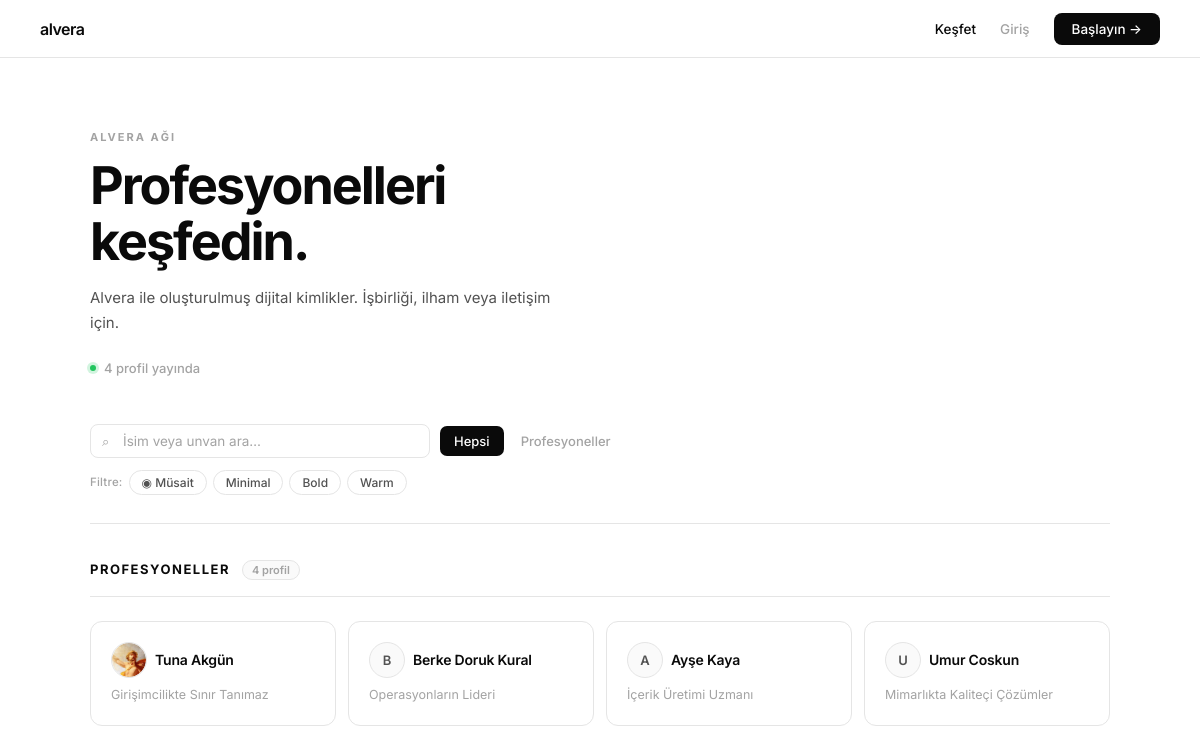
The app's page /discover with its own data.
### models.py (models this page shows, shortened)
class Site(db.Model):
    __tablename__ = 'sites'
    id              = db.Column(db.Integer, primary_key=True)
    user_id         = db.Column(db.Integer, db.ForeignKey('users.id'), unique=True, nullable=False)
    slug            = db.Column(db.String(120), unique=True, nullable=False, index=True)
    headline        = db.Column(db.String(200), nullable=True)
    tagline         = db.Column(db.String(300), nullable=True)
    bio_text        = db.Column(db.Text,        nullable=True)
    cta_text        = db.Column(db.String(100), nullable=True)
    skills_display  = db.Column(db.String(500), nullable=True)   # JSON liste
    vibe            = db.Column(db.String(50),  nullable=True)
    raw_generation  = db.Column(db.Text, nullable=True)
    avatar_file     = db.Column(db.String(255), nullable=True)   # static/uploads/{id}/avatar.*
    cover_file      = db.Column(db.String(255), nullable=True)   # static/uploads/{id}/cover.*
    is_published    = db.Column(db.Boolean, default=False, nullable=False)
    chosen_variant  = db.Column(db.String(1), nullable=True)     # 'a' | 'b'
    created_at      = db.Column(db.DateTime, default=lambda: datetime.now(timezone.utc))
    updated_at      = db.Column(db.DateTime,
                                default=lambda: datetime.now(timezone.utc),
                                onupdate=lambda: datetime.now(timezone.utc))

class User(UserMixin, db.Model):
    __tablename__ = 'users'
    id            = db.Column(db.Integer, primary_key=True)
    email         = db.Column(db.String(255), unique=True, nullable=False, index=True)
    password_hash = db.Column(db.String(255), nullable=False)
    full_name     = db.Column(db.String(120), nullable=True)
    is_active     = db.Column(db.Boolean, default=True,  nullable=False)
    has_paid      = db.Column(db.Boolean, default=False, nullable=False)
    package       = db.Column(db.String(1), default='1', nullable=False)
    is_available  = db.Column(db.Boolean, default=False, nullable=False)
    created_at    = db.Column(db.DateTime, default=lambda: datetime.now(timezone.utc))
    last_login_at = db.Column(db.DateTime, nullable=True)
    onboarding    = db.relationship('OnboardingData', backref='user', uselist=False)
    site          = db.relationship('Site', backref='owner', uselist=False)
    posts         = db.relationship('Post', backref='author', lazy='dynamic',
                                    foreign_keys='Post.user_id',
                                    order_by='Post.created_at.desc()')
    post_likes    = db.relationship('PostLike', backref='liker', lazy='dynamic',
                                    foreign_keys='PostLike.user_id')
    post_comments = db.relationship('PostComment', backref='commenter', lazy='dynamic',
                                    foreign_keys='PostComment.user_id')
    following     = db.relationship('Follow',
                                    foreign_keys='Follow.follower_id',
                                    backref=db.backref('follower_user', lazy='joined'),
                                    lazy='dynamic')
    followers     = db.relationship('Follow',
                                    foreign_keys='Follow.following_id',
                                    backref=db.backref('followed_user', lazy='joined'),
                                    lazy='dynamic')
    services      = db.relationship('Service',       backref='owner', lazy='dynamic',
                                    order_by='Service.order_index')
    portfolio     = db.relationship('PortfolioItem', backref='owner', lazy='dynamic',
                                    order_by='PortfolioItem.order_index')
    testimonials  = db.relationship('Testimonial',   backref='owner', lazy='dynamic',
                                    order_by='Testimonial.created_at.desc()')
    contact_msgs  = db.relationship('ContactMessage', backref='recipient', lazy='dynamic',
                                    order_by='ContactMessage.created_at.desc()')

### blueprints/main.py (the view)
@main_bp.route('/discover')
def discover():
    published_sites = (Site.query
                       .filter_by(is_published=True)
                       .join(User, Site.user_id == User.id)
                       .add_columns(User.package, User.full_name,
                                    User.is_available, User.id.label('uid'))
                       .all())
    brands    = []   # Paket 3
    profiles  = []   # Paket 1 & 2
    for row in published_sites:
        site, package, full_name, is_available, uid = (
            row.Site, row.package, row.full_name, row.is_available, row.uid
        )
        card = {
            'slug':        site.slug,
            'headline':    site.headline,
            'tagline':     site.tagline,
            'vibe':        site.vibe,
            'is_available': is_available,
            'full_name':   full_name or site.slug,
            'package':     package,
            'avatar_file': site.avatar_file,
            'cover_file':  site.cover_file,
        }
        if package == '3':
            brands.append(card)
        else:
            profiles.append(card)
    return render_template('discover.html',
                           brands=brands,
                           profiles=profiles,
                           total=len(brands) + len(profiles))

### templates/discover.html (shortened to what this page needs)
<!DOCTYPE html>
<html lang="tr">
<head>
</head>
<body>
<nav>
    <a href="{{ url_for('main.index') }}" class="nav-logo">alvera</a>
    <div class="nav-links">
        <a href="{{ url_for('main.discover') }}" class="nav-link active">Keşfet</a>
        {% if current_user.is_authenticated %}
        <a href="{{ url_for('feed.index') }}" class="nav-link" style="display:flex;align-items:center;gap:5px;">
            <span style="width:6px;height:6px;border-radius:50%;background:#16a34a;display:inline-block;"></span>
            Social
        </a>
        <a href="{{ url_for('site.dashboard') }}" class="nav-link">Paneliniz</a>
        {% else %}
        <a href="{{ url_for('auth.login') }}" class="nav-link">Giriş</a>
        <a href="{{ url_for('auth.register') }}" class="nav-cta">Başlayın →</a>
        {% endif %}
    </div>
</nav>
<section class="hero">
    <div class="hero-eyebrow">Alvera Ağı</div>
    <h1 class="hero-title">Profesyonelleri<br>keşfedin.</h1>
    <p class="hero-sub">Alvera ile oluşturulmuş dijital kimlikler. İşbirliği, ilham veya iletişim için.</p>
    {% if total > 0 %}
    <div class="hero-count">{{ total }} profil yayında</div>
    {% endif %}
</section>
<main class="content">
    <div class="filter-bar">
        <div class="filter-top-row">
            <div class="search-wrap">
                <span class="search-icon">⌕</span>
                <input type="text"
                       id="discoverSearch"
                       class="search-input"
                       placeholder="İsim veya unvan ara…"
                       oninput="applyFilters()"
                       autocomplete="off">
            </div>
            <div class="tab-row">
                <button class="tab-btn active" data-tab="all"      onclick="setTab(this)">Hepsi</button>
                {% if profiles %}
                <button class="tab-btn"         data-tab="profiles" onclick="setTab(this)">Profesyoneller</button>
                {% endif %}
            </div>
        </div>
        <div class="filter-chips-row">
            <span class="chips-label">Filtre:</span>
            <button class="chip" data-filter="available" onclick="toggleChip(this)">◉ Müsait</button>
            <button class="chip" data-filter="minimal"   onclick="toggleChip(this)">Minimal</button>
            <button class="chip" data-filter="bold"      onclick="toggleChip(this)">Bold</button>
            <button class="chip" data-filter="warm"      onclick="toggleChip(this)">Warm</button>
        </div>
    </div>
    {% if profiles %}
    <section class="profiles-section" id="profilesSection">
        <div class="section-header">
            <span class="section-title">Profesyoneller</span>
            <span class="section-badge">{{ profiles|length }} profil</span>
        </div>
        <div class="profile-grid">
            {% for card in profiles %}
            <a href="{{ url_for('main.profile', slug=card.slug) }}"
               class="profile-card"
               data-name="{{ (card.full_name or card.slug)|lower }}"
               data-title="{{ (card.headline or '')|lower }}"
               data-vibe="{{ card.vibe or '' }}"
               data-available="{{ 'true' if card.is_available else 'false' }}">
                <div class="profile-card-top">
                    <div class="profile-avatar">
                        {% if card.avatar_file %}
                        <img src="{{ card.avatar_file }}" alt="{{ card.full_name }}" loading="lazy">
                        {% else %}
                        {{ (card.full_name or card.slug)[0]|upper }}
                        {% endif %}
                    </div>
                    <div class="profile-name">{{ card.full_name or card.slug }}</div>
                </div>
                {% if card.headline %}
                <div class="profile-headline">{{ card.headline }}</div>
                {% endif %}
            </a>
            {% endfor %}
        </div>
    </section>
    {% endif %}
</main>
</body>
</html>

### records on screen
Site: avatar_file (placeholder picture), full_name "Tuna Akgün", headline "Girişimcilikte Sınır Tanımaz"
Site: full_name "Berke Doruk Kural", headline "Operasyonların Lideri"
User: full_name "B"
Site: full_name "Ayşe Kaya", headline "İçerik Üretimi Uzmanı"
User: full_name "A"
Site: full_name "Umur Coskun", headline "Mimarlıkta Kaliteçi Çözümler"
User: full_name "U"

### other values on screen
{{ total }} "4"
{{ profiles|length }} "4"
